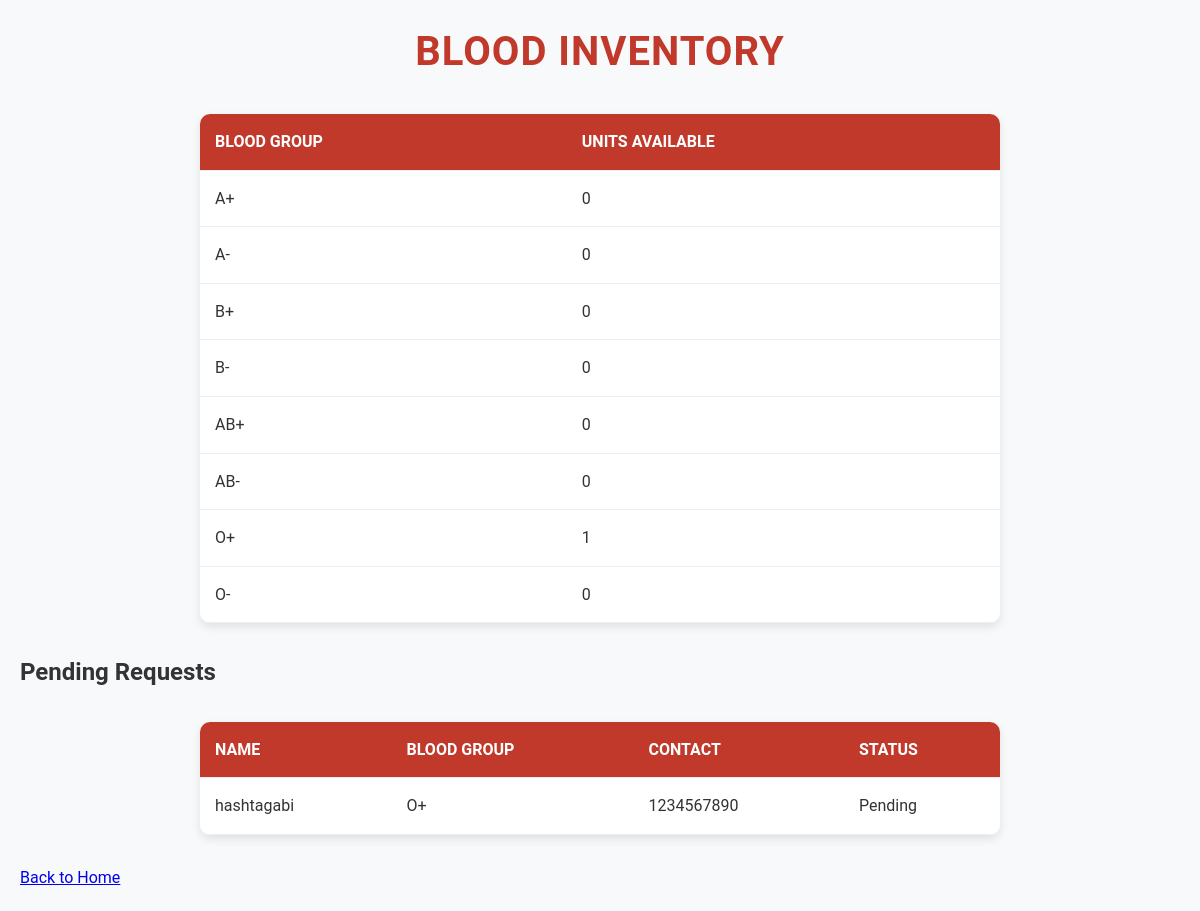
Page /inventory on the committed database.
### tables this page shows
CREATE TABLE inventory (
                 blood_group TEXT PRIMARY KEY,
                 units INTEGER DEFAULT 0);

CREATE TABLE requests (
                 id INTEGER PRIMARY KEY AUTOINCREMENT,
                 name TEXT NOT NULL,
                 blood_group TEXT NOT NULL,
                 contact TEXT NOT NULL,
                 status TEXT DEFAULT 'Pending');

### app.py (the view)
@app.route('/inventory')
def inventory():
    inventory = get_inventory()
    requests = get_requests()
    return render_template('inventory.html', inventory=inventory, requests=requests)

### database.py (called while the page is built)
def get_inventory():
    conn = sqlite3.connect('blood_bank.db')
    c = conn.cursor()
    c.execute("SELECT * FROM inventory")
    inventory = c.fetchall()
    conn.close()
    return inventory

def get_requests():
    conn = sqlite3.connect('blood_bank.db')
    c = conn.cursor()
    c.execute("SELECT * FROM requests")
    requests = c.fetchall()
    conn.close()
    return requests

### templates/inventory.html (shortened to what this page needs)
<!DOCTYPE html>
<html>
<head>
    <link rel="stylesheet" href="{{ url_for('static', filename='style.css') }}">
</head>
<body>
    <h1>Blood Inventory</h1>
    <table>
        <tr>
            <th>Blood Group</th>
            <th>Units Available</th>
        </tr>
        {% for item in inventory %}
        <tr>
            <td>{{ item[0] }}</td>
            <td>{{ item[1] }}</td>
        </tr>
        {% endfor %}
    </table>
    <h2>Pending Requests</h2>
    <table>
        <tr>
            <th>Name</th>
            <th>Blood Group</th>
            <th>Contact</th>
            <th>Status</th>
        </tr>
        {% for req in requests %}
        <tr>
            <td>{{ req[1] }}</td>
            <td>{{ req[2] }}</td>
            <td>{{ req[3] }}</td>
            <td>{{ req[4] }}</td>
        </tr>
        {% endfor %}
    </table>
    <a href="{{ url_for('index') }}">Back to Home</a>
</body>
</html>

### static/style.css (style rules this page uses)
* { margin: 0; padding: 0; box-sizing: border-box; }
body { font-family: 'Roboto', sans-serif; background-color: #f8f9fa; color: #333; line-height: 1.6; padding: 20px; }
h1 { color: #c0392b; text-align: center; margin-bottom: 20px; font-size: 2.5rem; text-transform: uppercase; letter-spacing: 1px; }
table { width: 100%; max-width: 800px; margin: 30px auto; border-collapse: collapse; background-color: #fff; border-radius: 10px; overflow: hidden; box-shadow: 0 4px 10px rgba(0, 0, 0, 0.1); }
th, td { padding: 15px; text-align: left; border-bottom: 1px solid #eee; }
th { background-color: #c0392b; color: #fff; font-weight: 600; text-transform: uppercase; }
td { color: #333; }

### rows in the picture
inventory: blood_group "A+", units "0"
inventory: blood_group "A-", units "0"
inventory: blood_group "B+", units "0"
inventory: blood_group "B-", units "0"
inventory: blood_group "AB+", units "0"
inventory: blood_group "AB-", units "0"
inventory: blood_group "O+", units "1"
inventory: blood_group "O-", units "0"
requests: name "hashtagabi", blood_group "O+", contact "1234567890", status "Pending"
